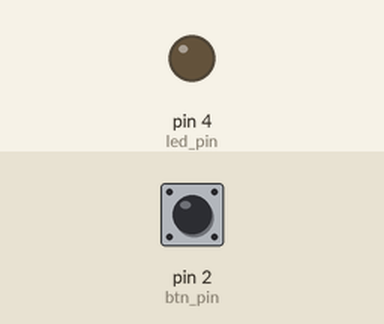
A sketch run on a simulated Arduino Uno, built with avr-gcc and run on an emulated ATmega328P. On the bench: output pins drawn as LEDs (lit = HIGH). Inputs (shaded band) come from the test bench; at power-on: pin 2 (btn_pin) HIGH.

Above: at 1.2 s.
1.3 s: pin 2 (btn_pin) pulled LOW for 0.15 s
At 1.37 s:
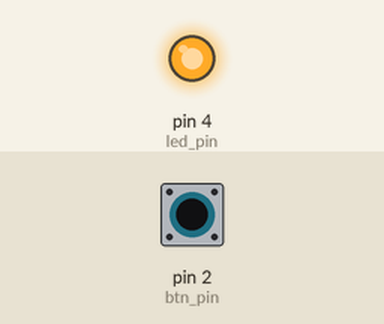
2.9 s: pin 2 (btn_pin) pulled LOW for 3.2 s
At 6.4 s:
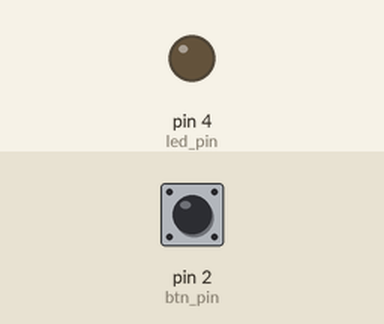
Timing chart, 0 to 7.9 s (numbered marks = the images above; inputs shaded):
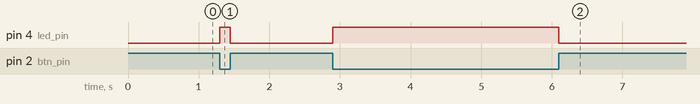

The sketch:

LEDbit.ino
```cpp
const int btn_pin=2;
const int led_pin=4;

void setup(){
  DDRD=B00010000;
  PORTD=B00000100;
}

void loop(){
  int btn=digitalRead(btn_pin);

  if(btn==LOW){
     PORTD=B00010000;
  }else{
     PORTD=B00000100;
  }
}
```

Measured:
- after the input at 1.3 s, pin 4 (led_pin): LOW → HIGH at once, → LOW 0.15 s later
- after the input at 2.9 s, pin 4 (led_pin): LOW → HIGH at once, → LOW 3.2 s later
